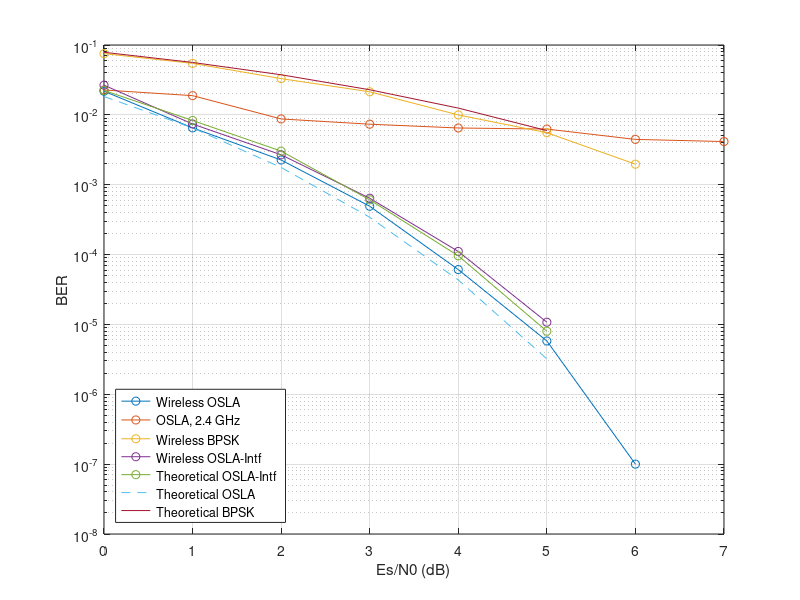
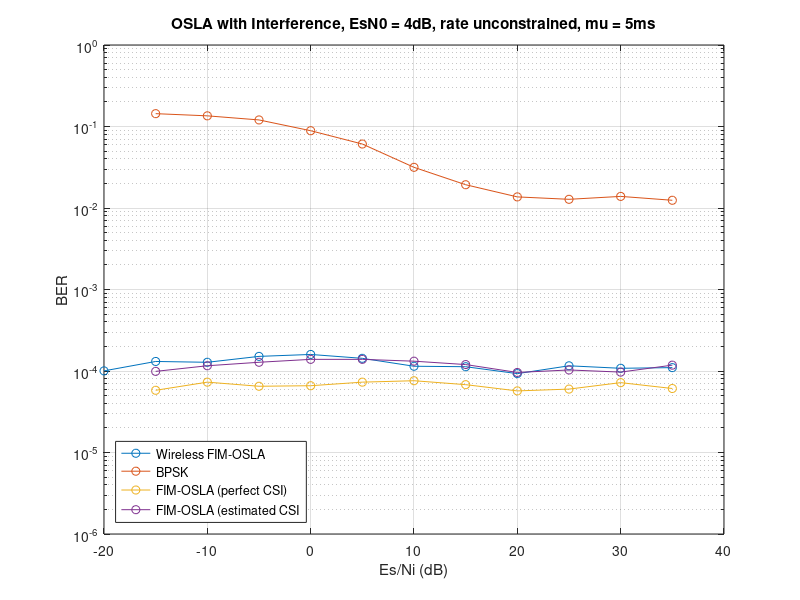
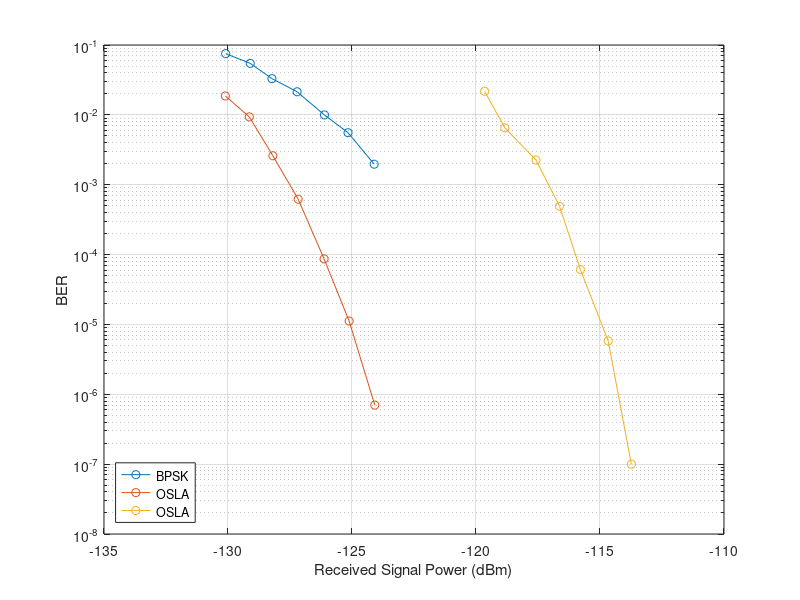
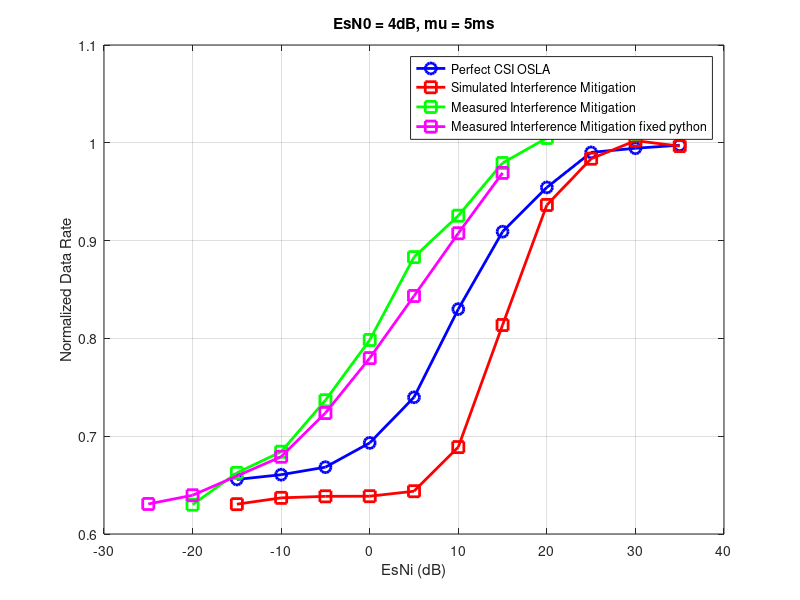

MATLAB code to generate these figures, in order: (Note: this script raises an error after producing the figures.)
%% plots
clear all; close all;
%% ber
% plots experimental ber measurements
figure();

% EsN0_dbs = [1,4,8,12,16,20,24]-15;
% bers = [0.433594, 0.419922, 0.310547, 0.106445, 0.00686961, 1.89964e-05, 0];
% num_bits = [256, 512, 512, 1024, 14848, 1000192, 1000192];
% num_errs = [111, 215, 159, 109, 102, 19, 0];
% EsN0_dbs = [0, 1, 2, 3, 4, 5, 6, 7];
% bers = [0.0166016, 0.0063244, 0.0014399, 0.000285272, 2.34896e-05, 6.09992e-06, 1.99997e-07, 0];
% num_bits = [6144, 16128, 70144, 354048, 4299776, 10000128, 10000128, 10000128];
% num_errs = [102, 102, 101, 101, 101, 61, 2, 0];
% semilogy(EsN0_dbs,bers,'-o','DisplayName',"Wired Experiment");
% EsN0_dbs = [0, 1, 2, 3, 4, 5, 6];
% bers = [0.014591, 0.00579003, 0.00138111, 0.000332936, 4.09921e-05, 3.99923e-06, 9.99808e-07];
% num_bits = [34816, 86528, 362752, 1000192, 1000192, 1000192, 1000192];
% num_errs = [508, 501, 501, 333, 41, 4, 1];
% rss_dbms = [-111.792, -110.846, -109.784, -108.794, -107.851, -106.83, -105.88] - 10*log10(50) - 1.31;
EsN0_dbs = [0, 1, 2, 3, 4, 5, 6];
bers = [0.0139648, 0.00500379, 0.00104271, 0.00021191, 3.56995e-05, 1.79998e-06, 9.99987e-08];
num_bits = [71680, 200448, 960000, 4723712, 10000128, 10000128, 10000128];
num_errs = [1001, 1003, 1001, 1001, 357, 18, 1];
rss_dbms = [-130.583, -129.524, -128.443, -127.443, -126.522, -125.454, -124.41];

EsN0_dbs = [0, 1, 2, 3, 4, 5, 6];
bers = [0.0436632, 0.0436632, 0.00291396, 0.0112054, 0.00257925, 0.00196687, 0.480469];
num_bits = [23040, 23040, 349696, 89600, 428032, 509440, 2304];
num_errs = [1006, 1006, 1019, 1004, 1104, 1002, 1107];
rss_dbms = [-129.951, -128.707, -127.904, -126.974, -125.888, -124.799, -123.87];

bers = [0.0186435, 0.00935683, 0.0025956, 0.000620332, 8.67292e-05, 1.11905e-05, 6.99991e-07];
num_bits = [5632, 11008, 38912, 162816, 1164544, 9025536, 10000128];
num_errs = [105, 103, 101, 101, 101, 101, 7];
rss_dbms = [-130.107, -129.14, -128.191, -127.171, -126.126, -125.116, -124.081];

%new osla 4/13
EsN0_dbs = [0, 1, 2, 3, 4, 5, 6];
bers = [0.0217882, 0.00651474, 0.00225724, 0.00049184, 6.09287e-05, 5.79993e-06, 9.99987e-08];
num_bits = [23040, 77056, 221952, 1018624, 8222720, 10000128, 10000128];
num_errs = [502, 502, 501, 501, 501, 58, 1];
rss_dbms = [-56.3198, -56.5046, -56.2482, -56.2985, -56.4558, -56.3364, -56.4028];
avg_sym_len = [32.9779, 33.0963, 34.0782, 33.8132, 33.0535, 33.3982, 33.2166];

semilogy(EsN0_dbs,bers,'-o','DisplayName',"Wireless OSLA");
% semilogy(EsN0_dbs,bers,'-o','DisplayName',"OSLA Wireless 2.2GHz, 2m, 15db fb");

% EsN0_dbs = [0, 1, 2, 3, 4, 5, 6];
% bers = [0.0300071, 0.0137261, 0.00501803, 0.00128246, 0.000275947, 2.89944e-05, 5.99885e-06];
% num_bits = [16896, 36864, 99840, 390656, 1000192, 1000192, 1000192];
% num_errs = [507, 506, 501, 501, 276, 29, 6];
% rss_dbms = [-111.68, -110.776, -109.693, -108.723, -107.708, -106.651, -105.59] - 10*log10(50) -1.31;
% EsN0_dbs = [0, 1, 2, 3, 4, 5, 6];
% bers = [0.0171669, 0.00195118, 0.00103383, 0.000215959, 2.99942e-06, 4.99904e-06, 0];
% num_bits = [29184, 257280, 484608, 1000192, 1000192, 1000192, 1000192];
% num_errs = [501, 502, 501, 216, 3, 5, 0];
% rss_dbms = [-111, -110, -109, -108, -107, -106, -105] - 10*log10(50)-1.31;
% EsN0_dbs = [0, 1, 2, 3, 4, 5, 6, 7];
% bers = [0.0125732, 0.00876736, 0.00311894, 0.00182653, 1.49971e-05, 2.99942e-05, 0, 0.000630139];
% num_bits = [8192, 11520, 33024, 55296, 1000192, 1000192, 1000192, 326912];
% num_errs = [103, 101, 103, 101, 15, 30, 0, 206];
% rss_dbms = [-111, -110, -109, -108, -107, -106, -105, -104] - 10*log10(50)-1.31;
% semilogy(EsN0_dbs,bers,'-o','DisplayName',"Wireless 2.3, 2m, 10db fb");

hold on
grid on
legend('Location', 'southwest')

% EsN0_dbs = [0, 1, 2, 3, 4, 5, 6, 7];
% bers = [0.078776, 0.0546875, 0.0402344, 0.0205078, 0.0126953, 0.00773738, 0.00144517, 0.000745806];
% num_bits = [1536, 2048, 2560, 5120, 8192, 13312, 69888, 135424];
% num_errs = [121, 112, 103, 105, 104, 103, 101, 101];
% % EsN0_dbs = [1,4,8,12,16,20,24]-15;
% % bers = [0.433594, 0.333984, 0.259766, 0.143229, 0.0556641, 0.00680226, 1.89964e-05];
% % num_bits = [256, 512, 512, 768, 2048, 14848, 1000192];
% % num_errs = [111, 171, 133, 110, 114, 101, 19];
% semilogy(EsN0_dbs,bers,'-o','DisplayName',"Wired BPSK");

% % EsN0_dbs = [0, 1, 2, 3, 4, 5, 6, 7];
% % bers = [0.0151743, 0.00751769, 0.0015874, 0.000241895, 3.49933e-05, 4.99904e-06, 0, 0];
% % num_bits = [6656, 13568, 64256, 417536, 1000192, 1000192, 1000192, 1000192];
% % num_errs = [101, 102, 102, 101, 35, 5, 0, 0];
% EsN0_dbs = [0, 1, 2, 3, 4, 5, 6, 7];
% bers = [0.0181108, 0.00555678, 0.0017613, 0.000448331, 3.79927e-05, 4.99904e-06, 0, 9.99808e-07];
% num_bits = [5632, 18176, 57344, 225280, 1000192, 1000192, 1000192, 1000192];
% num_errs = [102, 101, 101, 101, 38, 5, 0, 0];
% estim_EsN0s = [-113, -111, -110, -110, -108, -107, -106, -105];
% semilogy(EsN0_dbs,bers,'-o','DisplayName',"Wired 2.4, wireless feedback");
% 
% EsN0_dbs = [0, 1, 2, 3, 4, 5, 6, 7];
% bers = [0.0265625, 0.00390625, 0.0397135, 0.00396088, 0.00350722, 0.00322002, 0.0716146, 0.00643382];
% num_bits = [3840, 25856, 3072, 36608, 47616, 37888, 1536, 26112];
% num_errs = [102, 101, 122, 145, 167, 122, 110, 168];
% 
EsN0_dbs = [0, 1, 2, 3, 4, 5, 6, 7];
bers = [0.0226924, 0.0188397, 0.00874013, 0.00734992, 0.00648682, 0.0062624, 0.00445348, 0.0041489];
num_bits = [44288, 53504, 117504, 136192, 155392, 161280, 224768, 513280];
num_errs = [1005, 1008, 1027, 1001, 1008, 1010, 1001, 2083];
rss_dbms = [-128.827, -127.606, -126.5, -125.296, -123.586, -123.51, -121.161];
avg_sym_len = [32.2523, 32.6581, 32.5779, 32.5246, 32.4662, 32.4632, 32.1992];
semilogy(EsN0_dbs,bers,'-o','DisplayName',"OSLA, 2.4 GHz");
% semilogy(EsN0_dbs,bers,'-o','DisplayName',"OSLA Wireless 2.4");

% EsN0_dbs = [0, 1, 2, 3, 4, 5, 6, 7];
% bers = [0.0495793, 0.00873162, 0.00754958, 0.00347952, 0.00296279, 0.00324471, 0.00187174, 0.00174565];
% num_bits = [3328, 21760, 26624, 30464, 60416, 31744, 61440, 69888];
% num_errs = [165, 190, 201, 106, 179, 103, 115, 122];
% rss_dbms = [-111, -109, -109, -108, -107, -105, -105, -104] - 10*log10(50)-1.31;
% % EsN0_dbs = [0, 1, 2, 3, 4, 5, 6, 7];
% % bers = [0.40625, 0.0281808, 0.0170718, 0.0394737, 0.016226, 0.0053125, 0.00699627, 0.0109771];
% % num_bits = [256, 3584, 6912, 4864, 6656, 19200, 17152, 20224];
% % num_errs = [104, 101, 118, 192, 108, 102, 120, 222];
% semilogy(EsN0_dbs,bers,'-o','DisplayName',"Wireless 2.5");
% 
% EsN0_dbs = [4, 5, 6, 7];
% bers = [1.39973e-05, 0.0102163, 0.000646625, 0.0123438];
% num_bits = [1000192, 9984, 188672, 12800];
% num_errs = [14, 102, 122, 158];
% rss_dbms = [-97, -103, -102, -103] - 10*log10(50)-1.31;
% semilogy(EsN0_dbs,bers,'-o','DisplayName',"Wireless 2.4");
% 
% EsN0_dbs = [0, 1, 2, 3, 4, 5, 6, 7];
% bers = [0.0215872, 0.00657552, 0.00145048, 0.000304,2.89944e-05, 3.99923e-06, 0, 0];
% num_bits = [4864, 15360, 69632, 332032,1000192, 1000192, 1000192, 1000192];
% num_errs = [105, 101, 101, 1,29, 4, 0, 0];
% rss_dbms = [-111, -110, -109, -108,-107, -106, -105, -104] - 10*log10(50)-1.31;
% semilogy(EsN0_dbs,bers,'-o','DisplayName',"Wireless 2.3");
% 
% EsN0_dbs = [0, 1, 2, 3, 4, 5, 6, 7];
% bers = [0.00866168, 0.00762349, 0.00433551, 0.000643624, 0.00712316, 0.00142045, 0.00750248, 0.00037969];
% num_bits = [11776, 15872, 23296, 292096, 17408, 78848, 16128, 329216];
% num_errs = [102, 121, 101, 188, 124, 112, 121, 125];
% rss_dbms = [-111, -110, -109, -108, -107, -106, -105, -104] - 10*log10(50)-1.31;
% semilogy(EsN0_dbs,bers,'-o','DisplayName',"Wireless 2.3, 2m");


EsN0_dbs = [0, 1, 2, 3, 4, 5, 6];
bers = [0.0752704, 0.054579, 0.0330078, 0.0213995, 0.00997383, 0.00555506, 0.00196687];
num_bits = [6656, 9216, 15360, 23552, 50432, 90368, 254720];
num_errs = [501, 503, 507, 504, 503, 502, 501];
rss_dbms = [-111.794, -110.803, -109.928, -108.915, -107.811, -106.86, -105.806] - 10*log10(50)-1.31;
% EsN0_dbs = [0, 1, 2, 3, 4, 5, 6];
% bers = [0.148996, 0.106291, 0.085612, 0.0572545, 0.0335011, 0.0251402, 0.009884];
% num_bits = [3584, 4864, 6144, 8960, 15104, 19968, 50688];
% num_errs = [534, 517, 526, 513, 506, 502, 501];
% rss_dbms = [-111.613, -110.651, -109.649, -108.71, -107.604, -106.657, -105.635] - 10*log10(50)-1.31;
% semilogy(EsN0_dbs,bers,'-o','DisplayName',"BPSK, 2.2GHz");
semilogy(EsN0_dbs,bers,'-o','DisplayName',"Wireless BPSK");


% %Forward/Backward model: uncoded_awgn_fwd_fp / noiseless_feedback
% ber = [0.01992   0.0074294   0.0023261  0.00042307     6.9e-05       7e-06];
% EsN0_fwd_db = [0  1  2  3  4  5];
% % sim details: n_bit_err = [100  100  100  100   69    7];
% % max_iters: max_n_iters = 100000;
% %     semilogy(EsN0_fwd_db,ber,'-o','DisplayName',"Floating Point Sim");
% semilogy(EsN0_fwd_db,ber,'-o','DisplayName',"Nc = 32");
% 
% hold on
% grid on
% legend('Location', 'southwest')

% %Forward/Backward model: bpsk_fwd_fi / noncoh_fb_fi
% ber = [0.015781   0.0067349   0.0021346  0.00041075  7.0446e-05           49/33212/256];
% EsN0_fwd_db = [0  1  2  3  4  5];
% % sim details: n_bit_err = [101  100  100  100  100   49];
% % max_iters: max_n_iters = 100000;
% semilogy(EsN0_fwd_db,ber,'-o','DisplayName',"Fixed Point Sim");

% Quantiziation of RX test------------------------------------------
% 32 chips/symbol
% %Forward/Backward model: bpsk_fwd_fi / noiseless_feedback
% ber = [0.044271    0.031851    0.017323   0.0093568           0           0];
% EsN0_fwd_db = [0  1  2  3  4  5];
% % sim details: n_bit_err = [102  106  102  103   16    0];
% % max_iters: max_n_iters = 100000;
% semilogy(EsN0_fwd_db,ber,'-o','DisplayName',"8 bit");

% %Forward/Backward model: bpsk_fwd_fi / noiseless_feedback
% ber = [0.018601   0.0069754   0.0021823  0.00058829  9.9573e-05           0];
% EsN0_fwd_db = [0  1  2  3  4  5];
% % sim details: n_bit_err = [100  100  100  100  100    0];
% % max_iters: max_n_iters = 100000;
% semilogy(EsN0_fwd_db,ber,'-o','DisplayName',"10 bit");

% %Forward/Backward model: bpsk_fwd_fi / noiseless_feedback
% ber = [0.017663   0.0080517   0.0021701  0.00062701  6.7711e-05           10/7429/256]; %1/2521/256
% EsN0_fwd_db = [0  1  2  3  4  5];
% % sim details: n_bit_err = [104  101  100  100  100    1];
% % max_iters: max_n_iters = 100000;
% semilogy(EsN0_fwd_db,ber,'-o','DisplayName',"11 bit");

% % Chips/Sym test------------------------------------------------------
% %Forward/Backward model: uncoded_awgn_fwd_fp / noiseless_feedback
% ber = [0.026385    0.011173   0.0051099   0.0015047  0.00021446     2.1e-05];
% EsN0_fwd_db = [0  1  2  3  4  5];
% % sim details: n_bit_err = [100  100  100  100  100   21];
% % max_iters: max_n_iters = 100000;
% semilogy(EsN0_fwd_db,ber,'-o','DisplayName',"Nc = 8");
% 
% %Forward/Backward model: uncoded_awgn_fwd_fp / noiseless_feedback
% ber = [0.025062   0.0083542   0.0030912  0.00065595     7.5e-05       9e-06];
% EsN0_fwd_db = [0  1  2  3  4  5];
% % sim details: n_bit_err = [101  100  100  100   75    9];
% % max_iters: max_n_iters = 100000;
% semilogy(EsN0_fwd_db,ber,'-o','DisplayName',"Nc = 16");
% 
% %Forward/Backward model: uncoded_awgn_fwd_fp / noiseless_feedback
% ber = [0.018868   0.0065488   0.0023912  0.00045939     6.7e-05       8e-06];
% EsN0_fwd_db = [0  1  2  3  4  5];
% % sim details: n_bit_err = [100  100  100  100   67    8];
% % max_iters: max_n_iters = 100000;
% semilogy(EsN0_fwd_db,ber,'-o','DisplayName',"Nc = 64");

EsN0_dbs = [0, 1, 2, 3, 4, 5, 6];
bers = [0.0266113, 0.00739976, 0.00268086, 0.000640809, 0.000110811, 1.074975e-5, 0];
num_bits = [4096, 67840, 589056, 781824, 4521216, 6707200, 10000128];
num_errs = [109, 502, 501, 501, 501, 71, 0];
rss_dbms = [-130.741, -129.738, -128.773, -127.769, -126.695, -125.751, -124.692];
avg_sym_len = [32.2134, 31.5472, 28.5514, 32.7042, 32.0732, 31.6162, 27.946];
semilogy(EsN0_dbs,bers,'-o','DisplayName',"Wireless OSLA-Intf");
%TODO: EsN0 = 6 test


%Forward/Backward model: intf_mitigation_fi / noiseless_feedback
SIR = [Inf];
bers = [0.022352   0.0083112   0.0030281   0.0006075  9.5982e-05  7.9985e-06];
EsN0_dbs = [0  1  2  3  4  5];
Tavg = [31.7648       31.949      31.9086      32.0325      31.7808      31.8442];
% sim details: n_bit_err = [103  100  100  100   96    8];
% max_iters: max_n_iters = 3906.25;
semilogy(EsN0_dbs,bers,'-o','DisplayName',"Theoretical OSLA-Intf");

EsN0_fwd_db = [0  1  2  3  4  5];
semilogy(EsN0_fwd_db, exp(-4*10.^(EsN0_fwd_db/10)),'--',...
'DisplayName','Theoretical OSLA');
% semilogy(EsN0_fwd_db, exp(-4*10.^(EsN0_fwd_db/10)),'--',...
% 'DisplayName','OSLA without latency');

EsN0_fwd_db = [0  1  2  3  4  5];
semilogy(EsN0_fwd_db,qfunc(sqrt(2*10.^(EsN0_fwd_db/10))),'-',...
    'DisplayName','Theoretical BPSK');

xlabel("Es/N0 (dB)");
ylabel("BER")
% title("OSLA-BPSK")

%% Interference
% plots experimental ber measurements

% plot_data, 4db esn0
% Rate unconstrained, findL
figure();
% EsN0_dbs = [4];
% EsNi_dbs = [-20, -10, 0, 10, 20];
% bers = [0.000161627, 3.87251e-05, 0.000240421, 0.000151918, 5.30355e-05];
% num_bits = [624896, 2608128, 420096, 664832, 1904384];
% num_errs = [101, 101, 101, 101, 101];
% rss_dbms = [-126.774, -126.77, -126.759, -126.734, -126.703];
% avg_sym_len = [53.87, 48.1113, 56.6339, 53.0818, 49.6894];


% EsN0_dbs = [4];
% EsNi_dbs = [10, 5, 0, -5, -10, -15, -20];
% bers = [0.000114393, 0.000156839, 0.0001048, 0.000151134, 0.000178415, 0.000130949, 0.000161365];
% num_bits = [4379648, 3194368, 4780544, 3314944, 2808064, 3825920, 3104768];
% num_errs = [501, 501, 501, 501, 501, 501, 501];
% rss_dbms = [-126.91, -126.871, -126.863, -126.872, -126.876, -126.935, -126.915];
% avg_sym_len = [35.0988, 37.7714, 39.4948, 43.7581, 46.7743, 48.2961, 51.0136];

% sN0_dbs = [4];
% EsNi_dbs = [-20, -15, -10, 5, 0, 5];
% bers = [0.0002736, 0.00023911, 0.000233312, 0.000245814, 0.000271716, 0.000217373];
% num_bits = [369152, 422400, 432896, 410880, 371712, 464640];
% num_errs = [101, 101, 101, 101, 101, 101];
% rss_dbms = [-124.785, -124.759, -124.76, -124.734, -124.804, -124.768];
% avg_sym_len = [149.897, 145.058, 142.702, 109.126, 124.617, 114.067];

EsN0_dbs = [4];
EsNi_dbs = [35, 30, 25, 20, 15, 10, 5, 0, -5, -10, -15, -20];
bers = [0.000110044, 0.000107972, 0.000115834, 9.28442e-05, 0.000112884, 0.000114393, 0.00014305,  0.000159607, 0.000151134, 0.000127928, 0.000130949,  0.000100386];
num_bits = [4552704, 935424, 871936, 1766400, 894720, 4379648, 706048, 1572608, 3314944, 789504, 3825920, 2500352];
num_errs = [501, 101, 101, 164, 101, 501, 101, 251, 501, 101, 501, 251];
rss_dbms = [-127.07, -126.962, -126.913, -126.946, -126.896, -126.91, -126.947, -126.884, -126.872, -126.897, -126.935, -126.854];
avg_sym_len = [33.4885, 32.6134, 32.9967, 31.6972, 33.3889, 35.0988, 37.6808, 41.8073, 43.7581, 45.5521, 48.2961, 51.0136];
semilogy(EsNi_dbs,bers,'-o','DisplayName',"Wireless FIM-OSLA");
% semilogy(EsN0_dbs,bers,'-o','DisplayName',"OSLA Wireless 2.1GHz, 2m,30db fb");

hold on
grid on
legend('Location', 'southwest')

% EsN0_dbs = [4];
% EsNi_dbs = [10, 5, 0, -5, -10, -15, -20];
% bers = [0.000114393, 0.000156839, 0.0001048, 0.000151134, 0.000178415, 0.000130949, 0.000161365];
% num_bits = [4379648, 3194368, 4780544, 3314944, 2808064, 3825920, 3104768];
% num_errs = [501, 501, 501, 501, 501, 501, 501];
% rss_dbms = [-126.91, -126.871, -126.863, -126.872, -126.876, -126.935, -126.915];
% avg_sym_len = [35.0988, 37.7714, 39.4948, 43.7581, 46.7743, 48.2961, 51.0136];
% semilogy(EsNi_dbs,bers,'-o','DisplayName',"Wireless FIM-OSLA2");


%Forward/Backward model: bpsk_fwd_fp_interf / noiseless_feedback
EsN0_fwd_db = 4;
ber = [0.14375     0.13516      0.1204    0.088778    0.060961     0.03156    0.019301    0.013686    0.012784     0.01388     0.01244];
EsNidb = [-15 -10  -5   0   5  10  15  20  25  30  35];
Tavg = [32  32  32  32  32  32  32  32  32  32  32];
% sim details: n_bit_err = [552  519  524  500  515  509  504  501  504  501  500];
% max_iters: max_n_iters = 3906.25;
semilogy(EsNidb,ber,'-o','DisplayName',"BPSK");


%Forward/Backward model: clairvoyant_fwd / noiseless_feedback
EsN0_fwd_db = 4;
ber = [5.7989e-05  7.2986e-05  6.4988e-05  6.5987e-05  7.2986e-05  7.5985e-05  6.7987e-05  5.6989e-05  5.9988e-05  7.1986e-05  6.0988e-05];
EsNidb = [-15 -10  -5   0   5  10  15  20  25  30  35];
Tavg = [48.7973      48.4394      47.8798       46.167      43.2562      38.5557      35.1981      33.5293      32.3169      32.1794      32.0787];
% sim details: n_bit_err = [58  73  65  66  73  76  68  57  60  72  61];
% max_iters: max_n_iters = 3906.25;
semilogy(EsNidb,ber,'-o','DisplayName',"FIM-OSLA (perfect CSI)"); 



%Forward/Backward model: fwd_fp_chip_hyp_test_comp_ignore_interf_nb / noiseless_feedback
EsN0_fwd_db = 4;
ber = [9.8981e-05  0.00011598  0.00012798  0.00013897  0.00013897  0.00013197  0.00011998  9.5982e-05  0.00010298  9.6981e-05  0.00011798];
EsNidb = [-15 -10  -5   0   5  10  15  20  25  30  35];
Tavg = [50.4385      50.4602      49.8357       50.637      50.1137      47.4612      40.4767       34.434      32.6834        32.16      32.1475];
% sim details: n_bit_err = [99  116  128  139  139  132  120   96  103   97  118];
% max_iters: max_n_iters = 3906.25;
% semilogy(EsNidb,ber,'-o','DisplayName',"Hyp Test M = 96, Estim M = 96, comp, no mean, find_L, Pf = 0.001"); 
semilogy(EsNidb,ber,'-o','DisplayName',"FIM-OSLA (estimated CSI"); 


  


    % %Forward/Backward model: intf_mitigation_fi / noiseless_feedback
    % EsN0_fwd_db = 4;
    % ber = [9.0983e-05  0.00010359  9.8981e-05  0.00012935  0.00013391  0.00011927  9.3982e-05  8.0984e-05  9.3982e-05  8.1984e-05  8.8983e-05];
    % EsNidb = [-15 -10  -5   0   5  10  15  20  25  30  35];
    % Tavg = [51.4824       51.104      51.1607      51.1922      50.4849      48.5161      41.3259      34.9492      33.0402      32.5177      32.3824];
    % % sim details: n_bit_err = [91  100   99  100  100  100   94   81   94   82   89];
    % % max_iters: max_n_iters = 3906.25;
    % % semilogy(EsNidb,ber,'-o','DisplayName',"Interf. Mitigation, Fixed Point"); 



    xlabel("Es/Ni (dB)");
    ylabel("BER")
    title("OSLA with Interference, EsN0 = 4dB, rate unconstrained, mu = 5ms")
    ylim([1e-6 1]);
 


%% rss
figure();
EsN0_dbs = [0, 1, 2, 3, 4, 5, 6];
bers = [0.0752704, 0.054579, 0.0330078, 0.0213995, 0.00997383, 0.00555506, 0.00196687];
num_bits = [6656, 9216, 15360, 23552, 50432, 90368, 254720];
num_errs = [501, 503, 507, 504, 503, 502, 501];
rss_dbms = [-111.794, -110.803, -109.928, -108.915, -107.811, -106.86, -105.806] - 10*log10(50)-1.31;
semilogy(rss_dbms,bers,'-o','DisplayName',"BPSK");
hold on
grid on
legend('Location', 'southwest')

% EsN0_dbs = [0, 1, 2, 3, 4, 5, 6];
% bers = [0.0139648, 0.00500379, 0.00104271, 0.00021191, 3.56995e-05, 1.79998e-06, 9.99987e-08];
% num_bits = [71680, 200448, 960000, 4723712, 10000128, 10000128, 10000128];
% num_errs = [1001, 1003, 1001, 1001, 357, 18, 1];
% rss_dbms = [-130.583, -129.524, -128.443, -127.443, -126.522, -125.454, -124.41];
bers = [0.0186435, 0.00935683, 0.0025956, 0.000620332, 8.67292e-05, 1.11905e-05, 6.99991e-07];
num_bits = [5632, 11008, 38912, 162816, 1164544, 9025536, 10000128];
num_errs = [105, 103, 101, 101, 101, 101, 7];
rss_dbms = [-130.107, -129.14, -128.191, -127.171, -126.126, -125.116, -124.081];
semilogy(rss_dbms,bers,'-o','DisplayName',"OSLA");

%4/13 rss is different because we tried to increase the noise figure of the
%tx
EsN0_dbs = [0, 1, 2, 3, 4, 5, 6];
bers = [0.0217882, 0.00651474, 0.00225724, 0.00049184, 6.09287e-05, 5.79993e-06, 9.99987e-08];
num_bits = [23040, 77056, 221952, 1018624, 8222720, 10000128, 10000128];
num_errs = [502, 502, 501, 501, 501, 58, 1];
rss_dbms = [-56.3198, -56.5046, -56.2482, -56.2985, -56.4558, -56.3364, -56.4028]+(-119.653+56.3198)+EsN0_dbs;
avg_sym_len = [32.9779, 33.0963, 34.0782, 33.8132, 33.0535, 33.3982, 33.2166];
semilogy(rss_dbms,bers,'-o','DisplayName',"OSLA");

xlabel("Received Signal Power (dBm)");
ylabel("BER")
% title("OSLA-BPSK")

% %% threshold sweep - wired
% figure();
% EsN0_dbs = [0, 1, 2, 3, 4, 5, 6];
% bers = [0.0752704, 0.054579, 0.0330078, 0.0213995, 0.00997383, 0.00555506, 0.00196687];
% num_bits = [6656, 9216, 15360, 23552, 50432, 90368, 254720];
% num_errs = [501, 503, 507, 504, 503, 502, 501];
% rss_dbms = [-111.794, -110.803, -109.928, -108.915, -107.811, -106.86, -105.806] - 10*log10(50)-1.31;
% % bers = [0.0476751, 0.0303113, 0.0207987, 0.0101299, 0.00531271, 0.00164361, 0.000578854];
% % num_bits = [21248, 33024, 48128, 98816, 188416, 609024, 1729280];
% % num_errs = [1013, 1001, 1001, 1001, 1001, 1001, 1001];
% % rss_dbms = [-129.748, -128.768, -127.783, -126.791, -125.85, -124.762, -123.852];
% semilogy(rss_dbms,bers,'-o','DisplayName',"BPSK");
% hold on
% grid on
% legend('Location', 'southwest')
% 
% 
% 
% % EsN0_dbs = [3, 5, 6];
% % bers = [0.00014226, 4.79994e-06, 1.44998e-05];
% % num_bits = [7036416, 10000128, 10000128];
% % num_errs = [1001, 48, 145];
% % rss_dbms = [-126.812, -124.88, -123.748];
% 
% %10000
% 
% bers = [0.00171078, 0.00204127, 0.0019159, 0.00211443, 0.00340232, 0.00267774, 0.00329236];
% num_bits = [592128, 499200, 550656, 486656, 319488, 376064, 309504];
% num_errs = [1013, 1019, 1055, 1029, 1087, 1007, 1019];
% rss_dbms = [-129.852, -128.852, -127.867, -126.87, -125.825, -124.84, -123.908];
% bers = [0.00909948, 0.00404981, 0.00753501, 0.00332801, 0.00254786, 0.00482971, 0.00622];
% num_bits = [110336, 264704, 140544, 318208, 420352, 216576, 173312];
% num_errs = [1004, 1072, 1059, 1059, 1071, 1046, 1078];
% rss_dbms = [-132.741, -131.795, -130.859, -129.797, -128.816, -127.99, -126.863];
% bers = [0.019668, 0.00730236, 0.00638125, 0.00459936, 0.00294997, 0.00422924, 0.00287102];
% num_bits = [51200, 137216, 160000, 233728, 345088, 263168, 362240];
% num_errs = [1007, 1002, 1021, 1075, 1018, 1113, 1040];
% rss_dbms = [-132.502, -131.431, -130.499, -129.403, -128.485, -127.496, -126.536];
% 
% 
% bers = [0.0127841, 0.00443651, 0.00112215, 0.000693826, 0.00102711, 0.00046891, 0.000592304];
% num_bits = [39424, 113152, 446464, 825856, 553984, 1000192, 879616];
% num_errs = [504, 502, 501, 573, 569, 469, 521];
% rss_dbms = [-127.304, -126.319, -125.324, -124.298, -123.281, -122.3, -121.386];
% % bers = [0.0878472, 0.0442855, 0.0218881, 0.00858347, 0.00261724, 0.000661351, 0.0003693];
% % num_bits = [11520, 22784, 45824, 116736, 382464, 1519616, 3024640];
% % num_errs = [1012, 1009, 1003, 1002, 1001, 1005, 1117];
% % rss_dbms = [-129.959, -128.853, -127.851, -126.883, -125.843, -124.807, -123.822];
% %wired
% % bers = [0.0142299, 0.00505809, 0.00124458, 0.000198357, 4.85816e-05, 3.99995e-06, 9.99987e-08];
% % num_bits = [7168, 19968, 81152, 509184, 2078976, 10000128, 10000128];
% % num_errs = [102, 101, 101, 101, 101, 40, 1];
% % rss_dbms = [-127.653, -126.682, -125.706, -124.636, -123.685, -122.689, -121.632];
% % semilogy(rss_dbms,bers,'-o','DisplayName',"OSLA, Threshold = 5000");
% 
% bers = [0.0140904, 0.00473346, 0.00163706, 0.000288611, 4.38758e-05, 2.19997e-06, 2.99996e-07];
% num_bits = [7168, 21760, 61696, 349952, 2301952, 10000128, 10000128];
% num_errs = [101, 103, 101, 101, 101, 22, 3];
% rss_dbms = [-129.47, -128.482, -127.501, -126.493, -125.467, -124.411, -123.594];
% semilogy(rss_dbms,bers,'-o','DisplayName',"OSLA, Threshold = 7500");
% 
% EsN0_dbs = [0, 1, 2, 3, 4, 5, 6];
% bers = [0.0139648, 0.00500379, 0.00104271, 0.00021191, 3.56995e-05, 1.79998e-06, 9.99987e-08];
% num_bits = [71680, 200448, 960000, 4723712, 10000128, 10000128, 10000128];
% num_errs = [1001, 1003, 1001, 1001, 357, 18, 1];
% rss_dbms = [-130.583, -129.524, -128.443, -127.443, -126.522, -125.454, -124.41];
% semilogy(rss_dbms,bers,'-o','DisplayName',"OSLA, Threshold = 10000");
% 
% bers = [0.0141927, 0.00773738, 0.00161693, 0.00031041, 3.12996e-05, 3.89995e-06, 0];
% num_bits = [7680, 13312, 62464, 325376, 3226880, 10000128, 10000128];
% num_errs = [109, 103, 101, 101, 101, 39, 0];
% rss_dbms = [-131.583, -130.733, -129.649, -128.694, -127.585, -126.602, -125.609];
% semilogy(rss_dbms,bers,'-o','DisplayName',"OSLA, Threshold = 12500");
% 
% bers = [0.0171535, 0.00606971, 0.00168117, 0.000337784, 4.42796e-05, 4.09995e-06, 0];
% num_bits = [5888, 16640, 60672, 299008, 2280960, 10000128, 10000128];
% num_errs = [101, 101, 102, 101, 101, 41, 0];
% rss_dbms = [-132.51, -131.493, -130.461, -129.432, -128.429, -127.424, -126.354];
% semilogy(rss_dbms,bers,'-o','DisplayName',"OSLA, Threshold = 15000");
% 
% 
% %2.8g
% bers = [0.015563, 0.0102195, 0.00559216, 0.00271957, 0.00488062, 0.00366277, 0.00456932];
% num_bits = [64512, 98048, 181504, 378368, 227840, 283392, 221696];
% num_errs = [1004, 1002, 1015, 1029, 1112, 1038, 1013];
% rss_dbms = [-132.754, -131.884, -130.798, -129.722, -128.774, -127.724, -126.882];
% bers = [0.00962201, 0.00328913, 0.000760307, 0.000432746, 0.000140257, 0.00014434, 2.16997e-05];
% num_bits = [104448, 304640, 1317888, 2340864, 7635968, 7156736, 10000128];
% num_errs = [1005, 1002, 1002, 1013, 1071, 1033, 217];
% rss_dbms = [-132.873, -131.827, -130.796, -129.901, -128.91, -127.752, -126.81];
% %2.2
% % bers = [0.0037594, 0.00251267, 0.00680634, 0.0225497, 0.00383711];
% % num_bits = [34048, 47360, 16896, 5632, 28928];
% % num_errs = [128, 119, 115, 127, 111];
% % rss_dbms = [-129.841, -128.873, -127.835, -126.787, -125.772];
% % bers = [0.0147372, 0.00306341, 0.00188079, 9.99041e-06, 0];
% % num_bits = [11264, 61696, 69120, 100096, 100096];
% % num_errs = [166, 189, 130, 1, 0];
% % rss_dbms = [-128.285, -127.017, -125.115, -124.255, -123.774];
% 
% bers = [0.0154748, 0.0208333, 0.00326059, 0.000999041, 0.0258152, 0.034375, 0.00151101];
% num_bits = [6656, 7680, 30976, 100096, 5888, 6400, 89344];
% num_errs = [103, 160, 101, 100, 152, 220, 135];
% rss_dbms = [-130.32, -129.539, -128.603, -127.47, -126.204, -125.55, -124.423];
% 
% bers = [0.0164388, 0.00680226, 0.001763, 0.000469549, 4.9952e-05, 0, 0];
% num_bits = [6144, 14848, 57856, 100096, 100096, 100096, 100096];
% num_errs = [101, 101, 102, 47, 5, 0, 0];
% rss_dbms = [-133.878, -132.855, -131.772, -130.8, -129.801, -128.695, -127.677];
% bers = [0.018821, 0.00555678, 0.00202324, 0.000375744, 4.18379e-05, 3.89995e-06, 1.99997e-07];
% num_bits = [5632, 18176, 49920, 268800, 2414080, 10000128, 10000128];
% num_errs = [106, 101, 101, 101, 101, 39, 2];
% rss_dbms = [-133.639, -132.702, -131.791, -130.742, -129.719, -128.677, -127.643];
% semilogy(rss_dbms,bers,'-o','DisplayName',"OSLA, Threshold = 20000");
% 
% 
% 
% 
% xlabel("Received Signal Power (dBm)");
% ylabel("BER")
% % title("OSLA-BPSK")

%% Rate

N = 32; %number of chips per symbol

%4dB-5ms mu----------------------------------------
EsNidb = [-15 -10  -5   0   5  10  15  20  25  30  35];
TavgClairvoyant = [48.7973      48.4394      47.8798       46.167      43.2562      38.5557      35.1981      33.5293      32.3169      32.1794      32.0787];
figure;
plot(EsNidb, N./TavgClairvoyant, '-o', 'LineWidth', 2, 'MarkerSize', 8, 'Color', 'b', 'DisplayName', 'Perfect CSI OSLA');
hold on;

EsNidb = [-15 -10  -5   0   5  10  15  20  25  30  35];
TavgInterMitigation = [50.7537      50.2384      50.1158      50.1054      49.7091      46.4529      39.3266      34.1723      32.5293      31.9311      32.1081];
plot(EsNidb, N./TavgInterMitigation, '-s', 'LineWidth', 2, 'MarkerSize', 8, 'Color', 'r', 'DisplayName', 'Simulated Interference Mitigation');


% EsNidb = [35, 30, 25, 20, 15, 10, 5, 0, -5, -10, -15, -20];
% TavgInterMitigation = [33.4885, 32.6134, 32.9967, 31.6972, 33.3889, 35.0988, 37.6808, 41.8073, 43.7581, 45.5521, 48.2961, 51.0136];
EsNidb = [-20,-15 -10  -5   0   5  10  15  20  25  30  35];
TavgInterMitigation = [50.7948, 48.3029, 46.775, 43.4337, 40.0814, 36.2358, 34.577, 32.6754, 31.8422, 31.6806, 31.7013, 31.3149];
plot(EsNidb, N./TavgInterMitigation, '-s', 'LineWidth', 2, 'MarkerSize', 8, 'Color', 'g', 'DisplayName', 'Measured Interference Mitigation');

EsNidb = [-25, -20, -10, -5, 0, 5, 10, 15];
TavgInterMitigation = [50.7377, 50.0309, 47.1275, 44.2168, 41.0346, 37.9434, 35.2603, 33.015];
plot(EsNidb, N./TavgInterMitigation, '-s', 'LineWidth', 2, 'MarkerSize', 8, 'Color', 'm', 'DisplayName', 'Measured Interference Mitigation fixed python');




% Tavg = [1504.1969       1190.328      860.34286      485.53239      253.92744      145.69132       96.00819       77.98925      71.699002      70.142821      69.479396];
% plot(EsNidb, N./Tavg, '-o', 'LineWidth', 2, 'MarkerSize', 8, 'Color', 'g', 'DisplayName', 'ARQ, CRC-9, HD = 3');

% Add labels and title
xlabel("EsNi (dB)");
ylabel('Normalized Data Rate');
title('EsN0 = 4dB, mu = 5ms')
legend('Location', 'best');
grid on;



%% threshold sweep-wireless
figure();
EsN0_dbs = [0, 1, 2, 3, 4, 5, 6];
bers = [0.0752704, 0.054579, 0.0330078, 0.0213995, 0.00997383, 0.00555506, 0.00196687];
num_bits = [6656, 9216, 15360, 23552, 50432, 90368, 254720];
num_errs = [501, 503, 507, 504, 503, 502, 501];
rss_dbms = [-111.794, -110.803, -109.928, -108.915, -107.811, -106.86, -105.806] - 10*log10(50)-1.31;
% bers = [0.0476751, 0.0303113, 0.0207987, 0.0101299, 0.00531271, 0.00164361, 0.000578854];
% num_bits = [21248, 33024, 48128, 98816, 188416, 609024, 1729280];
% num_errs = [1013, 1001, 1001, 1001, 1001, 1001, 1001];
% rss_dbms = [-129.748, -128.768, -127.783, -126.791, -125.85, -124.762, -123.852];
semilogy(rss_dbms,bers,'-o','DisplayName',"BPSK, 18.6kbps");
hold on
grid on
legend('Location', 'southwest')

bers = [0.0209704, 0.0090554, 0.00272091, 0.000800266, 7.63855e-05, 9.39988e-06, 2.99996e-07];
num_bits = [4864, 11264, 37120, 126208, 1322240, 10000128, 10000128];
num_errs = [102, 102, 101, 101, 101, 94, 3];
rss_dbms = [-128.821, -127.91, -126.865, -125.978, -124.765, -123.807, -122.833];
% semilogy(rss_dbms,bers,'-o','DisplayName',"OSLA, Threshold = 7500");
semilogy(rss_dbms,bers,'-o','DisplayName',"OSLA, 24.8kbps");

bers = [0.0186435, 0.00935683, 0.0025956, 0.000620332, 8.67292e-05, 1.11905e-05, 6.99991e-07];
num_bits = [5632, 11008, 38912, 162816, 1164544, 9025536, 10000128];
num_errs = [105, 103, 101, 101, 101, 101, 7];
rss_dbms = [-130.107, -129.14, -128.191, -127.171, -126.126, -125.116, -124.081];
% semilogy(rss_dbms,bers,'-o','DisplayName',"OSLA, Threshold = 10000");
semilogy(rss_dbms,bers,'-o','DisplayName',"OSLA, 18.6kbps");

bers = [0.0232077, 0.00885417, 0.0028059, 0.000651042, 9.54126e-05, 1.65846e-05, 4.99994e-07];
num_bits = [4352, 11520, 36352, 155136, 1058560, 6089984, 10000128];
num_errs = [101, 102, 102, 101, 101, 101, 5];
rss_dbms = [-131.244, -130.158, -129.206, -128.152, -127.082, -126.127, -125.143];
% semilogy(rss_dbms,bers,'-o','DisplayName',"OSLA, Threshold = 12500");
semilogy(rss_dbms,bers,'-o','DisplayName',"OSLA, 14.9kbps");

bers = [0.0232077, 0.00805166, 0.00260417, 0.00059507, 9.5022e-05, 1.02652e-05, 1.99997e-07];
num_bits = [4352, 12544, 39168, 169728, 1062912, 9839104, 10000128];
num_errs = [101, 101, 102, 101, 101, 101, 2];
rss_dbms = [-131.876, -130.891, -129.89, -128.892, -127.864, -126.836, -125.838];
% semilogy(rss_dbms,bers,'-o','DisplayName',"OSLA, Threshold = 15000");
semilogy(rss_dbms,bers,'-o','DisplayName',"OSLA, 12.4kbps");

bers = [0.0213816, 0.00917515, 0.00295139, 0.000683763, 0.000122335, 9.09988e-06, 6.99991e-07];
num_bits = [4864, 11008, 34560, 147712, 825600, 10000128, 10000128];
num_errs = [104, 101, 102, 101, 101, 91, 7];
rss_dbms = [-133.189, -132.077, -131.103, -130.153, -129.202, -128.082, -127.068];
% semilogy(rss_dbms,bers,'-o','DisplayName',"OSLA, Threshold = 20000");
semilogy(rss_dbms,bers,'-o','DisplayName',"OSLA, 9.3kbps");




xlabel("Received Signal Power (dBm)");
ylabel("BER")

%% Symbol length histogram

bin_size = 2;
figure()
EsN0s = [];
mean_lengths = [];

sym_lens = [0, 0, 0, 0, 0, 9, 40, 71, 129, 176, 236, 275, 332, 383, 419, 395, 399, 418, 384, 390, 387, 382, 376, 373, 345, 328, 319, 291, 297, 291, 282, 241, 239, 259, 254, 249, 196, 177, 171, 180, 156, 158, 155, 143, 150, 122, 109, 94, 129, 111, 94, 81, 77, 79, 88, 69, 55, 65, 59, 62, 44, 48, 53, 49, 48, 69, 48, 40, 41, 38, 38, 36, 30, 28, 23, 18, 21, 18, 22, 14, 14, 25, 17, 12, 18, 8, 13, 5, 21, 8, 8, 3, 6, 6, 9, 152];
EsN0s = [EsN0s, 0];
mean_lengths = [mean_lengths, sum(sym_lens/(sum(sym_lens)).*(1:length(sym_lens)))];
[n, sym_lens] = downsample_and_prepare_plot(sym_lens, bin_size);
sym_lens = sym_lens/sum(sym_lens);
plot(n,sym_lens, '--o', DisplayName="0dB")
% plot(n,sym_lens, '--o', DisplayName="0dB, threshold = 10000")
hold on

sym_lens = [0, 0, 0, 0, 0, 0, 0, 0, 0, 1, 10, 25, 53, 68, 132, 172, 213, 276, 354, 355, 405, 435, 481, 515, 515, 486, 527, 510, 492, 548, 496, 464, 440, 402, 371, 354, 302, 281, 291, 274, 259, 213, 183, 173, 159, 148, 164, 128, 114, 114, 113, 80, 71, 59, 60, 51, 45, 30, 38, 38, 33, 33, 32, 20, 19, 16, 15, 13, 17, 10, 8, 8, 6, 12, 9, 5, 8, 7, 3, 4, 4, 6, 4, 3, 1, 4, 1, 3, 1, 2, 1, 0, 0, 1, 1, 2];
EsN0s = [EsN0s, 5];
mean_lengths = [mean_lengths, sum(sym_lens/(sum(sym_lens)).*(1:length(sym_lens)))];
[n, sym_lens] = downsample_and_prepare_plot(sym_lens, bin_size);
sym_lens = sym_lens/sum(sym_lens);
plot(n,sym_lens, '--o', DisplayName="5dB")
% plot(n,sym_lens, '--o', DisplayName="5dB, threshold = 10000")

sym_lens = [0, 0, 0, 0, 0, 0, 0, 0, 0, 0, 0, 0, 0, 0, 2, 6, 17, 33, 57, 129, 220, 308, 384, 488, 585, 702, 772, 860, 865, 865, 871, 801, 691, 615, 607, 457, 418, 351, 319, 237, 216, 199, 183, 111, 97, 76, 60, 41, 29, 34, 20, 22, 11, 9, 8, 5, 5, 3, 2, 1, 4, 1, 0, 0, 0, 0, 2, 1, 0, 0, 0, 0, 0, 0, 0, 0, 0, 0, 0, 0, 0, 0, 0, 0, 0, 0, 0, 0, 0, 0, 0, 0, 0, 0, 0, 0];
EsN0s = [EsN0s, 10];
mean_lengths = [mean_lengths, sum(sym_lens/(sum(sym_lens)).*(1:length(sym_lens)))];
[n, sym_lens] = downsample_and_prepare_plot(sym_lens, bin_size);
sym_lens = sym_lens/sum(sym_lens);
plot(n,sym_lens, '--o', DisplayName="10dB")
% plot(n,sym_lens, '--o', DisplayName="10dB, threshold = 10000")

xlabel("Number of chips/symbol")
ylabel("Frequency")
legend();

display(EsN0s)
display(mean_lengths)

%% Run combining

% Original data
EsN0_dbs = [6, 7, 6, 7, 6, 7, 6, 7, 6, 7, 6, 7, 6, 7];
bers = [0.00567109, 0.00360936, 0.00445348, 0.501953, 0.00390253, 0.0115426, 0.504883, 0.00853588, 0.509766, 0.00576483, 0.0108271, 0.00468844, 0.491699, 0.49707];
num_bits = [177920, 299776, 224768, 2048, 268544, 96512, 2048, 117504, 2048, 185088, 94208, 213504, 2048, 2048];
num_errs = [1009, 1082, 1001, 1028, 1048, 1114, 1034, 1003, 1044, 1067, 1020, 1001, 1007, 1018];
rss_dbms = [-122.886, -120.569, -120.253, -121.632, -121.491, -120.724, -121.685, -121.8, -122.787, -120.514, -122.805, -121.752, -121.6, -120.75];
avg_sym_len = [32.349, 32.2878, 31.91, 44045.5, 32.0219, 733.947, 44511.6, 692.474, 44281.2, 187.656, 31.9172, 32.1106, 44445.6, 44684.8];

% Filter mask
valid_mask = avg_sym_len <= 40;

% Filtered data
EsN0_valid = EsN0_dbs(valid_mask);
bers_valid = bers(valid_mask);
num_bits_valid = num_bits(valid_mask);
num_errs_valid = num_errs(valid_mask);
rss_dbms_valid = rss_dbms(valid_mask);
avg_sym_len_valid = avg_sym_len(valid_mask);

% Group by EsN0 = 6 and 7
group_6_mask = EsN0_valid == 6;
group_7_mask = EsN0_valid == 7;

% Combine values for EsN0 = 6
data_6.bers = bers_valid(group_6_mask);
data_6.num_bits = num_bits_valid(group_6_mask);
data_6.num_errs = num_errs_valid(group_6_mask);
data_6.rss_dbms = rss_dbms_valid(group_6_mask);
data_6.avg_sym_len = avg_sym_len_valid(group_6_mask);

% Combine values for EsN0 = 7
data_7.bers = bers_valid(group_7_mask);
data_7.num_bits = num_bits_valid(group_7_mask);
data_7.num_errs = num_errs_valid(group_7_mask);
data_7.rss_dbms = rss_dbms_valid(group_7_mask);
data_7.avg_sym_len = avg_sym_len_valid(group_7_mask);

% Average and sum for EsN0 = 6
stats_6.avg_ber = mean(data_6.bers);
stats_6.total_bits = sum(data_6.num_bits);
stats_6.total_errs = sum(data_6.num_errs);
stats_6.avg_rss_dbm = mean(data_6.rss_dbms);
stats_6.avg_sym_len = mean(data_6.avg_sym_len);

% Average and sum for EsN0 = 7
stats_7.avg_ber = mean(data_7.bers);
stats_7.total_bits = sum(data_7.num_bits);
stats_7.total_errs = sum(data_7.num_errs);
stats_7.avg_rss_dbm = mean(data_7.rss_dbms);
stats_7.avg_sym_len = mean(data_7.avg_sym_len);

%% functions


function [x_downsampled, y_downsampled] = downsample_and_prepare_plot(sym_len, factor)
    % This function downsamples the sym_len vector by averaging neighboring points together
    % and prepares the x and y vectors for plotting.
    % Inputs:
    %   sym_len - vector indicating the counts of each number
    %   factor - the downsampling factor (how many points to average together)
    % Outputs:
    %   x_downsampled - x coordinates of the downsampled data
    %   y_downsampled - y coordinates of the downsampled data

    % Calculate the number of groups
    num_groups = ceil(length(sym_len) / factor);

    % Initialize the downsampled vector
    y_downsampled = zeros(1, num_groups);

    % Loop through each group to calculate the averaged value
    for i = 1:num_groups
        % Calculate the start and end indices for the current group
        start_idx = (i-1) * factor + 1;
        end_idx = min(i * factor, length(sym_len));
        
        % Compute the average of the current group
        y_downsampled(i) = mean(sym_len(start_idx:end_idx));
    end

    % Generate x vector for the downsampled data
    x_downsampled = linspace(1, length(sym_len), num_groups);
end
